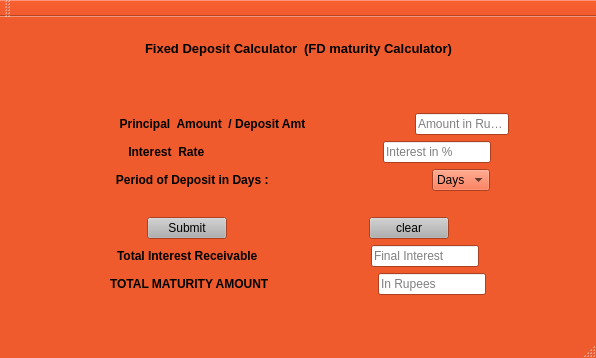
<?xml version="1.0" encoding="UTF-8"?>
<ui version="4.0">
 <class>FDForm</class>
 <widget class="QMainWindow" name="FDForm">
  <property name="geometry">
   <rect>
    <x>0</x>
    <y>0</y>
    <width>596</width>
    <height>358</height>
   </rect>
  </property>
  <property name="palette">
   <palette>
    <active>
     <colorrole role="WindowText">
      <brush brushstyle="SolidPattern">
       <color alpha="255">
        <red>0</red>
        <green>0</green>
        <blue>0</blue>
       </color>
      </brush>
     </colorrole>
     <colorrole role="Button">
      <brush brushstyle="SolidPattern">
       <color alpha="255">
        <red>240</red>
        <green>91</green>
        <blue>46</blue>
       </color>
      </brush>
     </colorrole>
     <colorrole role="Light">
      <brush brushstyle="SolidPattern">
       <color alpha="255">
        <red>255</red>
        <green>178</green>
        <blue>154</blue>
       </color>
      </brush>
     </colorrole>
     <colorrole role="Midlight">
      <brush brushstyle="SolidPattern">
       <color alpha="255">
        <red>247</red>
        <green>134</green>
        <blue>100</blue>
       </color>
      </brush>
     </colorrole>
     <colorrole role="Dark">
      <brush brushstyle="SolidPattern">
       <color alpha="255">
        <red>120</red>
        <green>45</green>
        <blue>23</blue>
       </color>
      </brush>
     </colorrole>
     <colorrole role="Mid">
      <brush brushstyle="SolidPattern">
       <color alpha="255">
        <red>160</red>
        <green>60</green>
        <blue>30</blue>
       </color>
      </brush>
     </colorrole>
     <colorrole role="Text">
      <brush brushstyle="SolidPattern">
       <color alpha="255">
        <red>0</red>
        <green>0</green>
        <blue>0</blue>
       </color>
      </brush>
     </colorrole>
     <colorrole role="BrightText">
      <brush brushstyle="SolidPattern">
       <color alpha="255">
        <red>255</red>
        <green>255</green>
        <blue>255</blue>
       </color>
      </brush>
     </colorrole>
     <colorrole role="ButtonText">
      <brush brushstyle="SolidPattern">
       <color alpha="255">
        <red>0</red>
        <green>0</green>
        <blue>0</blue>
       </color>
      </brush>
     </colorrole>
     <colorrole role="Base">
      <brush brushstyle="SolidPattern">
       <color alpha="255">
        <red>255</red>
        <green>255</green>
        <blue>255</blue>
       </color>
      </brush>
     </colorrole>
     <colorrole role="Window">
      <brush brushstyle="SolidPattern">
       <color alpha="255">
        <red>240</red>
        <green>91</green>
        <blue>46</blue>
       </color>
      </brush>
     </colorrole>
     <colorrole role="Shadow">
      <brush brushstyle="SolidPattern">
       <color alpha="255">
        <red>0</red>
        <green>0</green>
        <blue>0</blue>
       </color>
      </brush>
     </colorrole>
     <colorrole role="AlternateBase">
      <brush brushstyle="SolidPattern">
       <color alpha="255">
        <red>247</red>
        <green>173</green>
        <blue>150</blue>
       </color>
      </brush>
     </colorrole>
     <colorrole role="ToolTipBase">
      <brush brushstyle="SolidPattern">
       <color alpha="255">
        <red>255</red>
        <green>255</green>
        <blue>220</blue>
       </color>
      </brush>
     </colorrole>
     <colorrole role="ToolTipText">
      <brush brushstyle="SolidPattern">
       <color alpha="255">
        <red>0</red>
        <green>0</green>
        <blue>0</blue>
       </color>
      </brush>
     </colorrole>
    </active>
    <inactive>
     <colorrole role="WindowText">
      <brush brushstyle="SolidPattern">
       <color alpha="255">
        <red>0</red>
        <green>0</green>
        <blue>0</blue>
       </color>
      </brush>
     </colorrole>
     <colorrole role="Button">
      <brush brushstyle="SolidPattern">
       <color alpha="255">
        <red>240</red>
        <green>91</green>
        <blue>46</blue>
       </color>
      </brush>
     </colorrole>
     <colorrole role="Light">
      <brush brushstyle="SolidPattern">
       <color alpha="255">
        <red>255</red>
        <green>178</green>
        <blue>154</blue>
       </color>
      </brush>
     </colorrole>
     <colorrole role="Midlight">
      <brush brushstyle="SolidPattern">
       <color alpha="255">
        <red>247</red>
        <green>134</green>
        <blue>100</blue>
       </color>
      </brush>
     </colorrole>
     <colorrole role="Dark">
      <brush brushstyle="SolidPattern">
       <color alpha="255">
        <red>120</red>
        <green>45</green>
        <blue>23</blue>
       </color>
      </brush>
     </colorrole>
     <colorrole role="Mid">
      <brush brushstyle="SolidPattern">
       <color alpha="255">
        <red>160</red>
        <green>60</green>
        <blue>30</blue>
       </color>
      </brush>
     </colorrole>
     <colorrole role="Text">
      <brush brushstyle="SolidPattern">
       <color alpha="255">
        <red>0</red>
        <green>0</green>
        <blue>0</blue>
       </color>
      </brush>
     </colorrole>
     <colorrole role="BrightText">
      <brush brushstyle="SolidPattern">
       <color alpha="255">
        <red>255</red>
        <green>255</green>
        <blue>255</blue>
       </color>
      </brush>
     </colorrole>
     <colorrole role="ButtonText">
      <brush brushstyle="SolidPattern">
       <color alpha="255">
        <red>0</red>
        <green>0</green>
        <blue>0</blue>
       </color>
      </brush>
     </colorrole>
     <colorrole role="Base">
      <brush brushstyle="SolidPattern">
       <color alpha="255">
        <red>255</red>
        <green>255</green>
        <blue>255</blue>
       </color>
      </brush>
     </colorrole>
     <colorrole role="Window">
      <brush brushstyle="SolidPattern">
       <color alpha="255">
        <red>240</red>
        <green>91</green>
        <blue>46</blue>
       </color>
      </brush>
     </colorrole>
     <colorrole role="Shadow">
      <brush brushstyle="SolidPattern">
       <color alpha="255">
        <red>0</red>
        <green>0</green>
        <blue>0</blue>
       </color>
      </brush>
     </colorrole>
     <colorrole role="AlternateBase">
      <brush brushstyle="SolidPattern">
       <color alpha="255">
        <red>247</red>
        <green>173</green>
        <blue>150</blue>
       </color>
      </brush>
     </colorrole>
     <colorrole role="ToolTipBase">
      <brush brushstyle="SolidPattern">
       <color alpha="255">
        <red>255</red>
        <green>255</green>
        <blue>220</blue>
       </color>
      </brush>
     </colorrole>
     <colorrole role="ToolTipText">
      <brush brushstyle="SolidPattern">
       <color alpha="255">
        <red>0</red>
        <green>0</green>
        <blue>0</blue>
       </color>
      </brush>
     </colorrole>
    </inactive>
    <disabled>
     <colorrole role="WindowText">
      <brush brushstyle="SolidPattern">
       <color alpha="255">
        <red>120</red>
        <green>45</green>
        <blue>23</blue>
       </color>
      </brush>
     </colorrole>
     <colorrole role="Button">
      <brush brushstyle="SolidPattern">
       <color alpha="255">
        <red>240</red>
        <green>91</green>
        <blue>46</blue>
       </color>
      </brush>
     </colorrole>
     <colorrole role="Light">
      <brush brushstyle="SolidPattern">
       <color alpha="255">
        <red>255</red>
        <green>178</green>
        <blue>154</blue>
       </color>
      </brush>
     </colorrole>
     <colorrole role="Midlight">
      <brush brushstyle="SolidPattern">
       <color alpha="255">
        <red>247</red>
        <green>134</green>
        <blue>100</blue>
       </color>
      </brush>
     </colorrole>
     <colorrole role="Dark">
      <brush brushstyle="SolidPattern">
       <color alpha="255">
        <red>120</red>
        <green>45</green>
        <blue>23</blue>
       </color>
      </brush>
     </colorrole>
     <colorrole role="Mid">
      <brush brushstyle="SolidPattern">
       <color alpha="255">
        <red>160</red>
        <green>60</green>
        <blue>30</blue>
       </color>
      </brush>
     </colorrole>
     <colorrole role="Text">
      <brush brushstyle="SolidPattern">
       <color alpha="255">
        <red>120</red>
        <green>45</green>
        <blue>23</blue>
       </color>
      </brush>
     </colorrole>
     <colorrole role="BrightText">
      <brush brushstyle="SolidPattern">
       <color alpha="255">
        <red>255</red>
        <green>255</green>
        <blue>255</blue>
       </color>
      </brush>
     </colorrole>
     <colorrole role="ButtonText">
      <brush brushstyle="SolidPattern">
       <color alpha="255">
        <red>120</red>
        <green>45</green>
        <blue>23</blue>
       </color>
      </brush>
     </colorrole>
     <colorrole role="Base">
      <brush brushstyle="SolidPattern">
       <color alpha="255">
        <red>240</red>
        <green>91</green>
        <blue>46</blue>
       </color>
      </brush>
     </colorrole>
     <colorrole role="Window">
      <brush brushstyle="SolidPattern">
       <color alpha="255">
        <red>240</red>
        <green>91</green>
        <blue>46</blue>
       </color>
      </brush>
     </colorrole>
     <colorrole role="Shadow">
      <brush brushstyle="SolidPattern">
       <color alpha="255">
        <red>0</red>
        <green>0</green>
        <blue>0</blue>
       </color>
      </brush>
     </colorrole>
     <colorrole role="AlternateBase">
      <brush brushstyle="SolidPattern">
       <color alpha="255">
        <red>240</red>
        <green>91</green>
        <blue>46</blue>
       </color>
      </brush>
     </colorrole>
     <colorrole role="ToolTipBase">
      <brush brushstyle="SolidPattern">
       <color alpha="255">
        <red>255</red>
        <green>255</green>
        <blue>220</blue>
       </color>
      </brush>
     </colorrole>
     <colorrole role="ToolTipText">
      <brush brushstyle="SolidPattern">
       <color alpha="255">
        <red>0</red>
        <green>0</green>
        <blue>0</blue>
       </color>
      </brush>
     </colorrole>
    </disabled>
   </palette>
  </property>
  <property name="windowTitle">
   <string>FDForm</string>
  </property>
  <widget class="QWidget" name="centralWidget">
   <layout class="QVBoxLayout" name="verticalLayout_2">
    <item>
     <spacer name="verticalSpacer_4">
      <property name="orientation">
       <enum>Qt::Vertical</enum>
      </property>
      <property name="sizeHint" stdset="0">
       <size>
        <width>20</width>
        <height>40</height>
       </size>
      </property>
     </spacer>
    </item>
    <item>
     <layout class="QVBoxLayout" name="verticalLayout">
      <item>
       <layout class="QHBoxLayout" name="horizontalLayout">
        <item>
         <spacer name="horizontalSpacer_12">
          <property name="orientation">
           <enum>Qt::Horizontal</enum>
          </property>
          <property name="sizeHint" stdset="0">
           <size>
            <width>40</width>
            <height>20</height>
           </size>
          </property>
         </spacer>
        </item>
        <item>
         <widget class="QLabel" name="label">
          <property name="font">
           <font>
            <pointsize>10</pointsize>
            <weight>75</weight>
            <bold>true</bold>
           </font>
          </property>
          <property name="text">
           <string>Fixed Deposit Calculator</string>
          </property>
         </widget>
        </item>
        <item>
         <widget class="QLabel" name="label_2">
          <property name="font">
           <font>
            <pointsize>10</pointsize>
            <weight>75</weight>
            <bold>true</bold>
           </font>
          </property>
          <property name="text">
           <string>(FD maturity Calculator)</string>
          </property>
         </widget>
        </item>
        <item>
         <spacer name="horizontalSpacer_13">
          <property name="orientation">
           <enum>Qt::Horizontal</enum>
          </property>
          <property name="sizeHint" stdset="0">
           <size>
            <width>40</width>
            <height>20</height>
           </size>
          </property>
         </spacer>
        </item>
       </layout>
      </item>
      <item>
       <spacer name="verticalSpacer_3">
        <property name="orientation">
         <enum>Qt::Vertical</enum>
        </property>
        <property name="sizeHint" stdset="0">
         <size>
          <width>20</width>
          <height>40</height>
         </size>
        </property>
       </spacer>
      </item>
      <item>
       <spacer name="verticalSpacer_2">
        <property name="orientation">
         <enum>Qt::Vertical</enum>
        </property>
        <property name="sizeHint" stdset="0">
         <size>
          <width>20</width>
          <height>40</height>
         </size>
        </property>
       </spacer>
      </item>
      <item>
       <layout class="QHBoxLayout" name="horizontalLayout_2">
        <item>
         <spacer name="horizontalSpacer_14">
          <property name="orientation">
           <enum>Qt::Horizontal</enum>
          </property>
          <property name="sizeHint" stdset="0">
           <size>
            <width>40</width>
            <height>20</height>
           </size>
          </property>
         </spacer>
        </item>
        <item>
         <spacer name="horizontalSpacer_33">
          <property name="orientation">
           <enum>Qt::Horizontal</enum>
          </property>
          <property name="sizeHint" stdset="0">
           <size>
            <width>40</width>
            <height>20</height>
           </size>
          </property>
         </spacer>
        </item>
        <item>
         <spacer name="horizontalSpacer_44">
          <property name="orientation">
           <enum>Qt::Horizontal</enum>
          </property>
          <property name="sizeHint" stdset="0">
           <size>
            <width>40</width>
            <height>20</height>
           </size>
          </property>
         </spacer>
        </item>
        <item>
         <spacer name="horizontalSpacer_46">
          <property name="orientation">
           <enum>Qt::Horizontal</enum>
          </property>
          <property name="sizeHint" stdset="0">
           <size>
            <width>40</width>
            <height>20</height>
           </size>
          </property>
         </spacer>
        </item>
        <item>
         <widget class="QLabel" name="label_3">
          <property name="palette">
           <palette>
            <active>
             <colorrole role="Text">
              <brush brushstyle="SolidPattern">
               <color alpha="255">
                <red>255</red>
                <green>255</green>
                <blue>255</blue>
               </color>
              </brush>
             </colorrole>
            </active>
            <inactive>
             <colorrole role="Text">
              <brush brushstyle="SolidPattern">
               <color alpha="255">
                <red>255</red>
                <green>255</green>
                <blue>255</blue>
               </color>
              </brush>
             </colorrole>
            </inactive>
            <disabled>
             <colorrole role="Text">
              <brush brushstyle="SolidPattern">
               <color alpha="255">
                <red>120</red>
                <green>45</green>
                <blue>23</blue>
               </color>
              </brush>
             </colorrole>
            </disabled>
           </palette>
          </property>
          <property name="font">
           <font>
            <weight>75</weight>
            <bold>true</bold>
           </font>
          </property>
          <property name="text">
           <string>  Principal  Amount  / Deposit Amt                </string>
          </property>
         </widget>
        </item>
        <item>
         <spacer name="horizontalSpacer_41">
          <property name="orientation">
           <enum>Qt::Horizontal</enum>
          </property>
          <property name="sizeHint" stdset="0">
           <size>
            <width>40</width>
            <height>20</height>
           </size>
          </property>
         </spacer>
        </item>
        <item>
         <spacer name="horizontalSpacer_4">
          <property name="orientation">
           <enum>Qt::Horizontal</enum>
          </property>
          <property name="sizeHint" stdset="0">
           <size>
            <width>40</width>
            <height>20</height>
           </size>
          </property>
         </spacer>
        </item>
        <item>
         <widget class="QLineEdit" name="PAmount">
          <property name="placeholderText">
           <string>Amount in Rupees</string>
          </property>
         </widget>
        </item>
        <item>
         <spacer name="horizontalSpacer_24">
          <property name="orientation">
           <enum>Qt::Horizontal</enum>
          </property>
          <property name="sizeHint" stdset="0">
           <size>
            <width>40</width>
            <height>20</height>
           </size>
          </property>
         </spacer>
        </item>
        <item>
         <spacer name="horizontalSpacer_34">
          <property name="orientation">
           <enum>Qt::Horizontal</enum>
          </property>
          <property name="sizeHint" stdset="0">
           <size>
            <width>40</width>
            <height>20</height>
           </size>
          </property>
         </spacer>
        </item>
        <item>
         <spacer name="horizontalSpacer_15">
          <property name="orientation">
           <enum>Qt::Horizontal</enum>
          </property>
          <property name="sizeHint" stdset="0">
           <size>
            <width>40</width>
            <height>20</height>
           </size>
          </property>
         </spacer>
        </item>
       </layout>
      </item>
      <item>
       <layout class="QHBoxLayout" name="horizontalLayout_3">
        <item>
         <spacer name="horizontalSpacer_16">
          <property name="orientation">
           <enum>Qt::Horizontal</enum>
          </property>
          <property name="sizeHint" stdset="0">
           <size>
            <width>40</width>
            <height>20</height>
           </size>
          </property>
         </spacer>
        </item>
        <item>
         <spacer name="horizontalSpacer_43">
          <property name="orientation">
           <enum>Qt::Horizontal</enum>
          </property>
          <property name="sizeHint" stdset="0">
           <size>
            <width>40</width>
            <height>20</height>
           </size>
          </property>
         </spacer>
        </item>
        <item>
         <widget class="QLabel" name="label_4">
          <property name="font">
           <font>
            <weight>75</weight>
            <bold>true</bold>
           </font>
          </property>
          <property name="text">
           <string>       Interest  Rate         </string>
          </property>
         </widget>
        </item>
        <item>
         <spacer name="horizontalSpacer_40">
          <property name="orientation">
           <enum>Qt::Horizontal</enum>
          </property>
          <property name="sizeHint" stdset="0">
           <size>
            <width>40</width>
            <height>20</height>
           </size>
          </property>
         </spacer>
        </item>
        <item>
         <spacer name="horizontalSpacer">
          <property name="orientation">
           <enum>Qt::Horizontal</enum>
          </property>
          <property name="sizeHint" stdset="0">
           <size>
            <width>40</width>
            <height>20</height>
           </size>
          </property>
         </spacer>
        </item>
        <item>
         <spacer name="horizontalSpacer_5">
          <property name="orientation">
           <enum>Qt::Horizontal</enum>
          </property>
          <property name="sizeHint" stdset="0">
           <size>
            <width>40</width>
            <height>20</height>
           </size>
          </property>
         </spacer>
        </item>
        <item>
         <widget class="QLineEdit" name="Interest">
          <property name="placeholderText">
           <string>Interest in %</string>
          </property>
         </widget>
        </item>
        <item>
         <spacer name="horizontalSpacer_25">
          <property name="orientation">
           <enum>Qt::Horizontal</enum>
          </property>
          <property name="sizeHint" stdset="0">
           <size>
            <width>40</width>
            <height>20</height>
           </size>
          </property>
         </spacer>
        </item>
        <item>
         <spacer name="horizontalSpacer_17">
          <property name="orientation">
           <enum>Qt::Horizontal</enum>
          </property>
          <property name="sizeHint" stdset="0">
           <size>
            <width>40</width>
            <height>20</height>
           </size>
          </property>
         </spacer>
        </item>
       </layout>
      </item>
      <item>
       <layout class="QHBoxLayout" name="horizontalLayout_4">
        <item>
         <spacer name="horizontalSpacer_18">
          <property name="orientation">
           <enum>Qt::Horizontal</enum>
          </property>
          <property name="sizeHint" stdset="0">
           <size>
            <width>40</width>
            <height>20</height>
           </size>
          </property>
         </spacer>
        </item>
        <item>
         <spacer name="horizontalSpacer_42">
          <property name="orientation">
           <enum>Qt::Horizontal</enum>
          </property>
          <property name="sizeHint" stdset="0">
           <size>
            <width>40</width>
            <height>20</height>
           </size>
          </property>
         </spacer>
        </item>
        <item>
         <widget class="QLabel" name="label_5">
          <property name="font">
           <font>
            <weight>75</weight>
            <bold>true</bold>
           </font>
          </property>
          <property name="text">
           <string>   Period of Deposit in Days :    </string>
          </property>
         </widget>
        </item>
        <item>
         <spacer name="horizontalSpacer_39">
          <property name="orientation">
           <enum>Qt::Horizontal</enum>
          </property>
          <property name="sizeHint" stdset="0">
           <size>
            <width>40</width>
            <height>20</height>
           </size>
          </property>
         </spacer>
        </item>
        <item>
         <spacer name="horizontalSpacer_35">
          <property name="orientation">
           <enum>Qt::Horizontal</enum>
          </property>
          <property name="sizeHint" stdset="0">
           <size>
            <width>40</width>
            <height>20</height>
           </size>
          </property>
         </spacer>
        </item>
        <item>
         <spacer name="horizontalSpacer_2">
          <property name="orientation">
           <enum>Qt::Horizontal</enum>
          </property>
          <property name="sizeHint" stdset="0">
           <size>
            <width>40</width>
            <height>20</height>
           </size>
          </property>
         </spacer>
        </item>
        <item>
         <widget class="QComboBox" name="Month">
          <item>
           <property name="text">
            <string>Days</string>
           </property>
          </item>
          <item>
           <property name="text">
            <string>30</string>
           </property>
          </item>
          <item>
           <property name="text">
            <string>60</string>
           </property>
          </item>
          <item>
           <property name="text">
            <string>90</string>
           </property>
          </item>
          <item>
           <property name="text">
            <string>120</string>
           </property>
          </item>
          <item>
           <property name="text">
            <string>150</string>
           </property>
          </item>
          <item>
           <property name="text">
            <string>180</string>
           </property>
          </item>
          <item>
           <property name="text">
            <string>210</string>
           </property>
          </item>
          <item>
           <property name="text">
            <string>240</string>
           </property>
          </item>
          <item>
           <property name="text">
            <string>270</string>
           </property>
          </item>
          <item>
           <property name="text">
            <string>300</string>
           </property>
          </item>
          <item>
           <property name="text">
            <string>330</string>
           </property>
          </item>
          <item>
           <property name="text">
            <string>360</string>
           </property>
          </item>
          <item>
           <property name="text">
            <string>390</string>
           </property>
          </item>
          <item>
           <property name="text">
            <string>420</string>
           </property>
          </item>
          <item>
           <property name="text">
            <string>450</string>
           </property>
          </item>
          <item>
           <property name="text">
            <string>480</string>
           </property>
          </item>
          <item>
           <property name="text">
            <string>510</string>
           </property>
          </item>
          <item>
           <property name="text">
            <string>540</string>
           </property>
          </item>
          <item>
           <property name="text">
            <string>570</string>
           </property>
          </item>
          <item>
           <property name="text">
            <string>600</string>
           </property>
          </item>
          <item>
           <property name="text">
            <string>630</string>
           </property>
          </item>
          <item>
           <property name="text">
            <string>660</string>
           </property>
          </item>
          <item>
           <property name="text">
            <string>690</string>
           </property>
          </item>
          <item>
           <property name="text">
            <string>720</string>
           </property>
          </item>
          <item>
           <property name="text">
            <string>750</string>
           </property>
          </item>
          <item>
           <property name="text">
            <string>780</string>
           </property>
          </item>
          <item>
           <property name="text">
            <string>810</string>
           </property>
          </item>
          <item>
           <property name="text">
            <string>840</string>
           </property>
          </item>
          <item>
           <property name="text">
            <string>870</string>
           </property>
          </item>
          <item>
           <property name="text">
            <string>900</string>
           </property>
          </item>
          <item>
           <property name="text">
            <string>930</string>
           </property>
          </item>
          <item>
           <property name="text">
            <string>960</string>
           </property>
          </item>
          <item>
           <property name="text">
            <string>990</string>
           </property>
          </item>
          <item>
           <property name="text">
            <string>1020</string>
           </property>
          </item>
          <item>
           <property name="text">
            <string>1050</string>
           </property>
          </item>
          <item>
           <property name="text">
            <string>1080</string>
           </property>
          </item>
          <item>
           <property name="text">
            <string>1110</string>
           </property>
          </item>
          <item>
           <property name="text">
            <string>1140</string>
           </property>
          </item>
          <item>
           <property name="text">
            <string>1170</string>
           </property>
          </item>
          <item>
           <property name="text">
            <string>1200</string>
           </property>
          </item>
         </widget>
        </item>
        <item>
         <spacer name="horizontalSpacer_45">
          <property name="orientation">
           <enum>Qt::Horizontal</enum>
          </property>
          <property name="sizeHint" stdset="0">
           <size>
            <width>40</width>
            <height>20</height>
           </size>
          </property>
         </spacer>
        </item>
        <item>
         <spacer name="horizontalSpacer_19">
          <property name="orientation">
           <enum>Qt::Horizontal</enum>
          </property>
          <property name="sizeHint" stdset="0">
           <size>
            <width>40</width>
            <height>20</height>
           </size>
          </property>
         </spacer>
        </item>
       </layout>
      </item>
      <item>
       <layout class="QHBoxLayout" name="horizontalLayout_5">
        <item>
         <spacer name="horizontalSpacer_20">
          <property name="orientation">
           <enum>Qt::Horizontal</enum>
          </property>
          <property name="sizeHint" stdset="0">
           <size>
            <width>40</width>
            <height>20</height>
           </size>
          </property>
         </spacer>
        </item>
        <item>
         <spacer name="horizontalSpacer_36">
          <property name="orientation">
           <enum>Qt::Horizontal</enum>
          </property>
          <property name="sizeHint" stdset="0">
           <size>
            <width>40</width>
            <height>20</height>
           </size>
          </property>
         </spacer>
        </item>
        <item>
         <spacer name="horizontalSpacer_37">
          <property name="orientation">
           <enum>Qt::Horizontal</enum>
          </property>
          <property name="sizeHint" stdset="0">
           <size>
            <width>40</width>
            <height>20</height>
           </size>
          </property>
         </spacer>
        </item>
        <item>
         <spacer name="horizontalSpacer_3">
          <property name="orientation">
           <enum>Qt::Horizontal</enum>
          </property>
          <property name="sizeHint" stdset="0">
           <size>
            <width>40</width>
            <height>20</height>
           </size>
          </property>
         </spacer>
        </item>
        <item>
         <spacer name="horizontalSpacer_38">
          <property name="orientation">
           <enum>Qt::Horizontal</enum>
          </property>
          <property name="sizeHint" stdset="0">
           <size>
            <width>40</width>
            <height>20</height>
           </size>
          </property>
         </spacer>
        </item>
        <item>
         <spacer name="horizontalSpacer_23">
          <property name="orientation">
           <enum>Qt::Horizontal</enum>
          </property>
          <property name="sizeHint" stdset="0">
           <size>
            <width>40</width>
            <height>20</height>
           </size>
          </property>
         </spacer>
        </item>
       </layout>
      </item>
      <item>
       <layout class="QHBoxLayout" name="horizontalLayout_6">
        <item>
         <spacer name="horizontalSpacer_22">
          <property name="orientation">
           <enum>Qt::Horizontal</enum>
          </property>
          <property name="sizeHint" stdset="0">
           <size>
            <width>40</width>
            <height>20</height>
           </size>
          </property>
         </spacer>
        </item>
        <item>
         <widget class="QPushButton" name="Submit">
          <property name="palette">
           <palette>
            <active>
             <colorrole role="Button">
              <brush brushstyle="SolidPattern">
               <color alpha="255">
                <red>176</red>
                <green>176</green>
                <blue>176</blue>
               </color>
              </brush>
             </colorrole>
            </active>
            <inactive>
             <colorrole role="Button">
              <brush brushstyle="SolidPattern">
               <color alpha="255">
                <red>176</red>
                <green>176</green>
                <blue>176</blue>
               </color>
              </brush>
             </colorrole>
            </inactive>
            <disabled>
             <colorrole role="Button">
              <brush brushstyle="SolidPattern">
               <color alpha="255">
                <red>176</red>
                <green>176</green>
                <blue>176</blue>
               </color>
              </brush>
             </colorrole>
            </disabled>
           </palette>
          </property>
          <property name="text">
           <string>Submit</string>
          </property>
         </widget>
        </item>
        <item>
         <spacer name="horizontalSpacer_6">
          <property name="orientation">
           <enum>Qt::Horizontal</enum>
          </property>
          <property name="sizeHint" stdset="0">
           <size>
            <width>40</width>
            <height>20</height>
           </size>
          </property>
         </spacer>
        </item>
        <item>
         <widget class="QPushButton" name="Clear">
          <property name="palette">
           <palette>
            <active>
             <colorrole role="Button">
              <brush brushstyle="SolidPattern">
               <color alpha="255">
                <red>176</red>
                <green>176</green>
                <blue>176</blue>
               </color>
              </brush>
             </colorrole>
            </active>
            <inactive>
             <colorrole role="Button">
              <brush brushstyle="SolidPattern">
               <color alpha="255">
                <red>176</red>
                <green>176</green>
                <blue>176</blue>
               </color>
              </brush>
             </colorrole>
            </inactive>
            <disabled>
             <colorrole role="Button">
              <brush brushstyle="SolidPattern">
               <color alpha="255">
                <red>176</red>
                <green>176</green>
                <blue>176</blue>
               </color>
              </brush>
             </colorrole>
            </disabled>
           </palette>
          </property>
          <property name="text">
           <string>clear</string>
          </property>
         </widget>
        </item>
        <item>
         <spacer name="horizontalSpacer_21">
          <property name="orientation">
           <enum>Qt::Horizontal</enum>
          </property>
          <property name="sizeHint" stdset="0">
           <size>
            <width>40</width>
            <height>20</height>
           </size>
          </property>
         </spacer>
        </item>
       </layout>
      </item>
      <item>
       <layout class="QHBoxLayout" name="horizontalLayout_7">
        <item>
         <spacer name="horizontalSpacer_28">
          <property name="orientation">
           <enum>Qt::Horizontal</enum>
          </property>
          <property name="sizeHint" stdset="0">
           <size>
            <width>40</width>
            <height>20</height>
           </size>
          </property>
         </spacer>
        </item>
        <item>
         <widget class="QLabel" name="label_7">
          <property name="font">
           <font>
            <weight>75</weight>
            <bold>true</bold>
           </font>
          </property>
          <property name="text">
           <string>Total Interest Receivable</string>
          </property>
         </widget>
        </item>
        <item>
         <spacer name="horizontalSpacer_7">
          <property name="orientation">
           <enum>Qt::Horizontal</enum>
          </property>
          <property name="sizeHint" stdset="0">
           <size>
            <width>40</width>
            <height>20</height>
           </size>
          </property>
         </spacer>
        </item>
        <item>
         <widget class="QLineEdit" name="TotalIntrest">
          <property name="placeholderText">
           <string>Final Interest</string>
          </property>
         </widget>
        </item>
        <item>
         <spacer name="horizontalSpacer_27">
          <property name="orientation">
           <enum>Qt::Horizontal</enum>
          </property>
          <property name="sizeHint" stdset="0">
           <size>
            <width>40</width>
            <height>20</height>
           </size>
          </property>
         </spacer>
        </item>
       </layout>
      </item>
      <item>
       <layout class="QHBoxLayout" name="horizontalLayout_8">
        <item>
         <spacer name="horizontalSpacer_26">
          <property name="orientation">
           <enum>Qt::Horizontal</enum>
          </property>
          <property name="sizeHint" stdset="0">
           <size>
            <width>40</width>
            <height>20</height>
           </size>
          </property>
         </spacer>
        </item>
        <item>
         <widget class="QLabel" name="label_8">
          <property name="font">
           <font>
            <weight>75</weight>
            <bold>true</bold>
           </font>
          </property>
          <property name="text">
           <string>TOTAL MATURITY AMOUNT </string>
          </property>
         </widget>
        </item>
        <item>
         <spacer name="horizontalSpacer_8">
          <property name="orientation">
           <enum>Qt::Horizontal</enum>
          </property>
          <property name="sizeHint" stdset="0">
           <size>
            <width>40</width>
            <height>20</height>
           </size>
          </property>
         </spacer>
        </item>
        <item>
         <widget class="QLineEdit" name="TotalMaturity">
          <property name="placeholderText">
           <string>In Rupees</string>
          </property>
         </widget>
        </item>
        <item>
         <spacer name="horizontalSpacer_31">
          <property name="orientation">
           <enum>Qt::Horizontal</enum>
          </property>
          <property name="sizeHint" stdset="0">
           <size>
            <width>40</width>
            <height>20</height>
           </size>
          </property>
         </spacer>
        </item>
       </layout>
      </item>
      <item>
       <layout class="QHBoxLayout" name="horizontalLayout_9">
        <item>
         <spacer name="horizontalSpacer_30">
          <property name="orientation">
           <enum>Qt::Horizontal</enum>
          </property>
          <property name="sizeHint" stdset="0">
           <size>
            <width>40</width>
            <height>20</height>
           </size>
          </property>
         </spacer>
        </item>
        <item>
         <spacer name="horizontalSpacer_29">
          <property name="orientation">
           <enum>Qt::Horizontal</enum>
          </property>
          <property name="sizeHint" stdset="0">
           <size>
            <width>40</width>
            <height>20</height>
           </size>
          </property>
         </spacer>
        </item>
        <item>
         <spacer name="horizontalSpacer_10">
          <property name="orientation">
           <enum>Qt::Horizontal</enum>
          </property>
          <property name="sizeHint" stdset="0">
           <size>
            <width>40</width>
            <height>20</height>
           </size>
          </property>
         </spacer>
        </item>
        <item>
         <spacer name="horizontalSpacer_9">
          <property name="orientation">
           <enum>Qt::Horizontal</enum>
          </property>
          <property name="sizeHint" stdset="0">
           <size>
            <width>40</width>
            <height>20</height>
           </size>
          </property>
         </spacer>
        </item>
        <item>
         <spacer name="horizontalSpacer_32">
          <property name="orientation">
           <enum>Qt::Horizontal</enum>
          </property>
          <property name="sizeHint" stdset="0">
           <size>
            <width>40</width>
            <height>20</height>
           </size>
          </property>
         </spacer>
        </item>
       </layout>
      </item>
     </layout>
    </item>
    <item>
     <spacer name="verticalSpacer">
      <property name="orientation">
       <enum>Qt::Vertical</enum>
      </property>
      <property name="sizeHint" stdset="0">
       <size>
        <width>20</width>
        <height>40</height>
       </size>
      </property>
     </spacer>
    </item>
   </layout>
  </widget>
  <widget class="QToolBar" name="mainToolBar">
   <attribute name="toolBarArea">
    <enum>TopToolBarArea</enum>
   </attribute>
   <attribute name="toolBarBreak">
    <bool>false</bool>
   </attribute>
  </widget>
  <widget class="QStatusBar" name="statusBar"/>
 </widget>
 <layoutdefault spacing="6" margin="11"/>
 <resources/>
 <connections/>
</ui>
